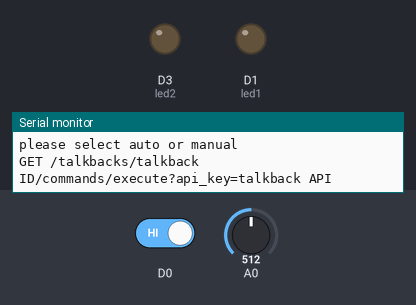
A sketch run on a simulated ESP8266 (NodeMCU). On the bench: output pins drawn as LEDs (lit = HIGH), the last lines printed to the serial monitor. The test bench sets the inputs (shaded band); at power-on: D0 HIGH, A0 = 512. WiFi joins after 1.5 s; servers stay silent unless stated; uploads are accepted with an empty reply; no radio packets arrive unless stated; web services answer with replies made up by the test bench.

Above: at 2.7 s.
2.8 s: D0 driven LOW
At 4.1 s:
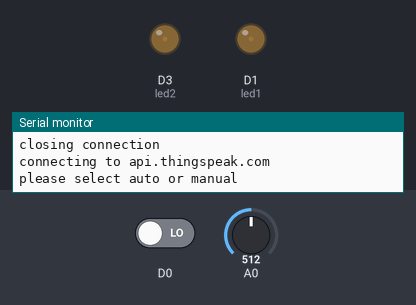
6.4 s: D0 driven HIGH
At 8.4 s:
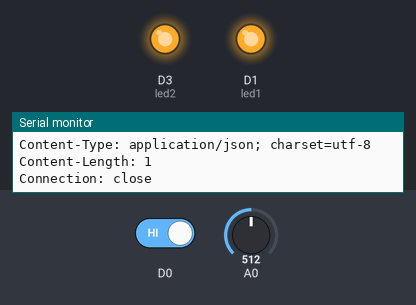
10.0 s: A0 set to 486
At 11.7 s:
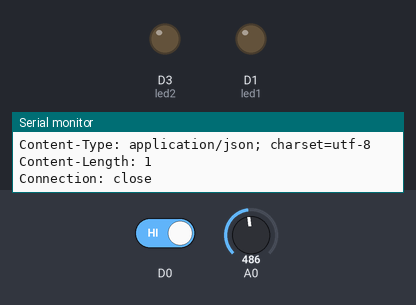
13.6 s: A0 set to 510
At 15.9 s:
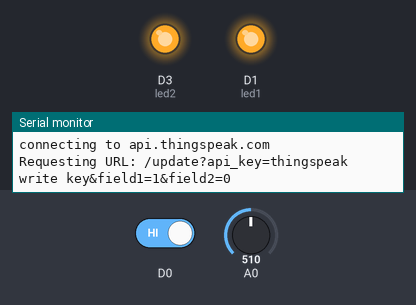
17.2 s: A0 set to 490
At 19.3 s:
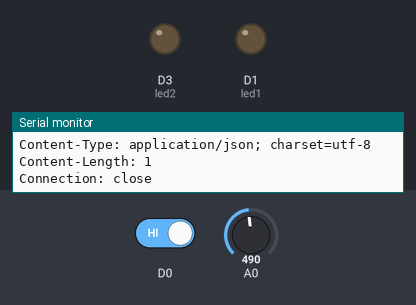
Timing chart, 0 to 20.8 s (numbered marks = the images above; inputs shaded):
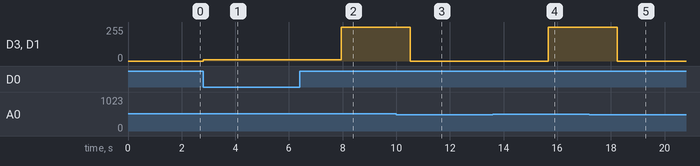

Measured:
- the behaviour switches between 500 and 499 on A0 (found by bisection; images 2 and 3)
- after the input at 2.8 s, D3 (led2), D1 (led1): 0/255 → 10/255 at once
- after the input at 6.4 s, D3 (led2), D1 (led1): 10/255 → 255/255 after 1.6 s
- after the input at 10.0 s, D3 (led2), D1 (led1): 255/255 → 0/255 after 0.53 s
- after the input at 13.6 s, D3 (led2), D1 (led1): 0/255 → 255/255 after 2.1 s
- after the input at 17.2 s, D3 (led2), D1 (led1): 255/255 → 0/255 after 1.0 s

The sketch:

StreetLightGateway.ino
```cpp
#include <ESP8266WiFi.h>
#include <RF24Network.h>
#include <RF24.h>
#include <SPI.h>
#define led1 D1
#define led2 D3


RF24 radio(D2, D8);               // nRF24L01 (CE,CSN)
RF24Network network(radio);      // Include the radio in the network
const uint16_t this_node = 00;   // Address of this node in Octal format ( 04,031, etc)
const uint16_t node01 = 01;      // Address of the other node in Octal format
const uint16_t node02 = 02;      // Address of the other node in Octal format

unsigned long incomingData, tbcommand1;
int ldrvalue, irvalue;
int gatewaystatus,pole1status;
String tbcommand,tbrequest;

const unsigned long interval = 10;  //ms  // How often to send data to the other unit
unsigned long last_sent;            // When did we last send?

const char* ssid     = "SSID";//Enter the ssid of your router
const char* password = "password";//Enter the password of your router

const char* host = "api.thingspeak.com";
const char* privateKey = "thingspeak write key"; //place your write api key
//const String talkBackAPIKey = "0M6UCZWFK1XNEGTY";
//const String talkBackID = "30723";
const String talkBackAPIKey ="talkback API";
const String talkBackID = "talkback ID";

WiFiClient client;
void setup() {
  Serial.begin(115200);
  SPI.begin();
  radio.begin();
  network.begin(90, this_node);  //(channel, node address)
  radio.setDataRate(RF24_2MBPS);
  pinMode(led1,OUTPUT);
  pinMode(led2,OUTPUT);
  analogWrite(led1,0);
  analogWrite(led2,0);
  connectwifi();

}
void loop() {
Serial.print("connecting to ");
Serial.println(host);

 Serial.println("please select auto or manual");//select 5 when you want control mode
 delay(1000);
 getTalkBack();


if(tbcommand=="5")
{ Serial.println("manual mode selected");
  ManualMode();

}
else
{
  AutomaticMode();//always the program runs in automatic mode unless the tbcommand is 5
}
}
void AutomaticMode(){
  Serial.println("automatic mode started");
  ldrvalue = analogRead(A0);
  Serial.println(ldrvalue);
  irvalue = digitalRead(D0);
  Serial.println(irvalue);
  if (ldrvalue >= 500 ){
    analogWrite(led1, 10);
    analogWrite(led2, 10);
    gatewaystatus = 1;
  if (ldrvalue >= 500 && irvalue == 1){
    digitalWrite(led1, HIGH);
    digitalWrite(led2, HIGH);
    gatewaystatus = 1;
  }
  }
    else if (irvalue == 0 || ldrvalue < 500) {
    digitalWrite(led1, LOW);
    digitalWrite(led2, LOW);
    gatewaystatus = 0;
  }
    network.update();
  //===== Receiving =====//
  while ( network.available() ) {     // Is there any incoming data?
    RF24NetworkHeader header;
    network.read(header, &incomingData, sizeof(incomingData)); // Read the incoming data
   Serial.println(incomingData);
  }

  if (incomingData == 0){
    pole1status=0;
    Serial.print("Pole1 OFF :");
    Serial.println(incomingData);
   // delay(1000);
  }
  else if (incomingData == 1){
    pole1status=1;
    Serial.print("Pole1 ON :");
    Serial.println(incomingData);
    //delay(1000);
  }

  Upload_to_Cloud();

 }
//when tbcommand is 5 program enters mamual mode and we can select any operation mode either 100,50 or 1
//if we want to test it again select tbcommand as 5 and select manual mode operation 100,50 or 1 again.
 void ManualMode(){
  Serial.println("manual selected");

  Serial.println("please select manual mode opperation");// select manual mode operation in 10 sec
  delay(10000);
  getTalkBack();

  if(tbcommand=="1")
{
  digitalWrite(led1, LOW);
  digitalWrite(led2, LOW);

}
if(tbcommand=="50"){
  analogWrite(led1, 10);
  analogWrite(led2, 10);

  }
if(tbcommand=="100"){
  digitalWrite(led1, HIGH);
  digitalWrite(led2, HIGH);
}
  tbcommand1 = tbcommand.toInt();
  network.update();
  //===== Sending =====//
  unsigned long now = millis();
  if (now - last_sent >= interval) {   // If it's time to send a data, send it!
    last_sent = now;

    RF24NetworkHeader header1(node01);   // (Address where the data is going)
    bool ok = network.write(header1, &tbcommand1, sizeof(tbcommand1)); // Send the data
    Serial.println(ok);
    //RF24NetworkHeader header2(node02);   // (Address where the data is going)
    //bool ok1 = network.write(header2, &tbcommand1, sizeof(tbcommand1)); // Send the data

  }
  delay(10000);


}


 /*.....................................Uploading to Cloud...............................*/

void Upload_to_Cloud()
{
  Serial.print("connecting to ");
  Serial.println(host);

  const int httpPort = 80;
  if (!client.connect(host, httpPort)) {
    Serial.println("connection failed");
    return;
  }

  // We now create a URI for the request
  String url = "/update";
  url += "?api_key=";
  url += privateKey;
  url += "&field1=";
  url += gatewaystatus;
  url += "&field2=";
  url += pole1status;
  //url += "&field3=";
  //url += pole2status;


  Serial.print("Requesting URL: ");
  Serial.println(url);

  // This will send the request to the server
  client.print(String("GET ") + url + " HTTP/1.1\r\n" +
               "Host: " + host + "\r\n" +
               "Connection: close\r\n\r\n");
  //delay(1000);

  // Read all the lines of the reply from server and print them to Serial
  while(client.available()){
    String line = client.readStringUntil('\r');
    Serial.print(line);
  }

  Serial.println();
  Serial.println("closing connection");
}

void getTalkBack()
{
  tbrequest="GET /talkbacks/"+ talkBackID + "/commands/execute?api_key=" + talkBackAPIKey;
  Serial.println(tbrequest);
  if(!client.connected())
  {
    if (client.connect("api.thingspeak.com", 80))
    {
    client.println(tbrequest);
      if (client.connected())
      {
        tbcommand="";
        while(client.connected() && !client.available()) delay(10); //waits for data
        while (client.connected() || client.available())
            {
              tbcommand = client.readStringUntil('\r');
            }
        Serial.print("Command -> ");
        Serial.println(tbcommand);
        Serial.println();
      }
  client.stop();
  Serial.flush();
 }
}
//delay(100);
}
void connectwifi(){
   // We start by connecting to a WiFi network
  Serial.println();
  Serial.println();
  Serial.print("Connecting to ");
  Serial.println(ssid);

  WiFi.begin(ssid, password);

  while (WiFi.status() != WL_CONNECTED) {
    delay(500);
    Serial.print(".");
  }

  Serial.println("");
  Serial.println("WiFi connected");
  Serial.println("IP address: ");
  Serial.println(WiFi.localIP());
}
```
